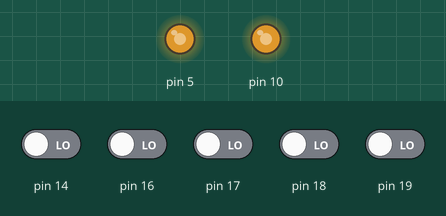
This sketch was run on a simulated Arduino Uno, built with avr-gcc and run on an emulated ATmega328P. Parts: output pins drawn as LEDs (lit = HIGH). The inputs (shaded band) are chosen by the test bench; at power-on: pin 14, pin 16–19 LOW.

Above: at 1.2 s.
1.3 s: pin 14 driven HIGH
At 1.9 s:
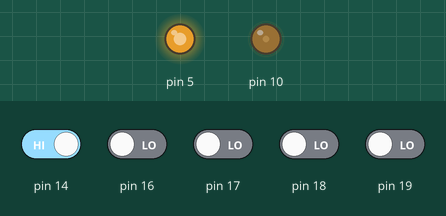
2.8 s: pin 18 driven HIGH
At 4.0 s:
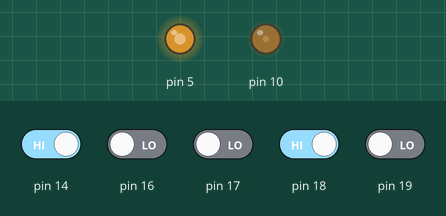
4.3 s: pin 19 driven HIGH
At 5.2 s:
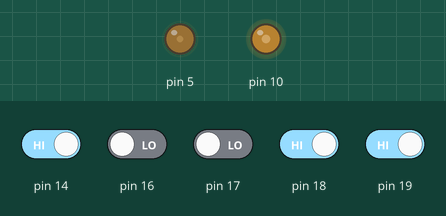
5.8 s: pin 16 driven HIGH
At 6.6 s:
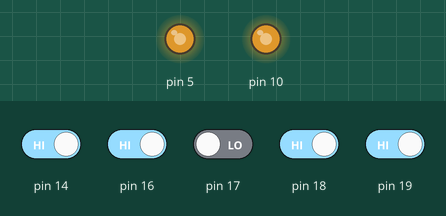
7.3 s: pin 14 driven LOW
At 7.7 s:
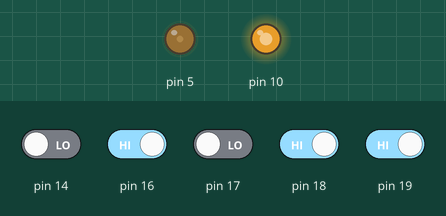
8.8 s: pin 18 driven LOW
At 9.8 s:
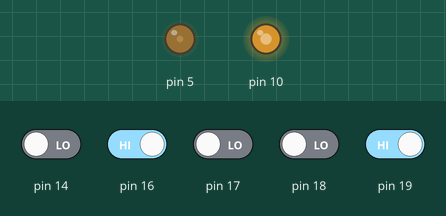
Timing chart, 0 to 11.3 s (numbered marks = the images above; inputs shaded):
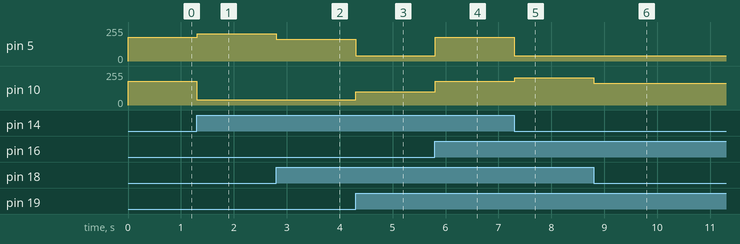

The sketch:

BotPI.pde
```cpp
int avg=110;
int left=0,right=0;
int kon=8;
int weights[5]={-18,-5,0,5,18};
int error=0;
int sensorVal[5];
int q[50];
int I,Imax=200,Imin=50 ;
int count=0;


void setup()
{
  pinMode(14,INPUT);
  for(int i=0;i<4;i++)
  pinMode(i+16,INPUT);

  analogWrite(5,0);


  analogWrite(10,0);

}


void integral()
{
   if(count<50)
   {
     q[count]=error;
     count++;
   }

   else
   {
     for(int i=0;i<50;i++)
     q[i]=q[i+1];

     q[49]=error;

     I=0;


   for(int i=0;i<50;i++)
   {
     if(q[i]>0)
     I=I+q[i];
     else
     I=I-q[i];
   }

   if(I>Imax)
   avg=avg-3;

   else if(I<Imin)
   avg=avg+8;


   if(avg>180)
   avg=180;

   else if(avg<60)
   avg=60;

   }
}


void sense()
{
  // read all senser values (digital) and store them in an array

  sensorVal[0]=digitalRead(14);

  for(int i=0;i<4;i++)
  sensorVal[i+1]=digitalRead(16+i);

}

void proportional()
{
  // error value proportional to sensor value and weights is calculated

  error =0;

  for(int i=0;i<5;i++)
  error+=sensorVal[i]*weights[i];

}


void motor()
{
  // calculate motor speeds (left and right) from the error value
  left = avg-(error*kon);
  right=avg+(error*kon);

  if(left>255)
  left=255;

  else if(left<40)
    left = 40;

    if(right>255)
    right=255;

    else if(right<40)
    right=40;

    analogWrite(5,left);
    analogWrite(10,right);
}

void loop()
{
  sense();
  proportional();
  integral();
  motor();
}
```

Measured:
- after the input at 1.3 s, pin 5: 180/255 → 204/255 at once; pin 10: 180/255 → 40/255 at once
- after the input at 2.8 s, pin 5: 204/255 → 164/255 at once
- after the input at 4.3 s, pin 5: 164/255 → 40/255 at once; pin 10: 40/255 → 100/255 at once
- after the input at 5.8 s, pin 5: 40/255 → 180/255 at once; pin 10: 100/255 → 180/255 at once
- after the input at 7.3 s, pin 5: 180/255 → 40/255 at once; pin 10: 180/255 → 204/255 at once
- after the input at 8.8 s, pin 10: 204/255 → 164/255 at once
